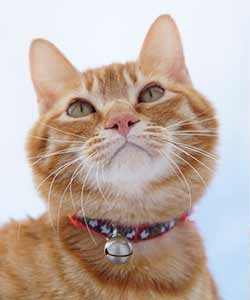
#> input picture LiaoXuefeng/ThridModules/Pillow/test.JPG, 250 x 300 px, found by its file name
$ python PIL_Image.py
#> lines starting #> are read from the running program, lines starting #| are printed output that depends on the picture
from PIL import Image, ImageFilter

#打开一个jpg图像，注意是当前路径:
im = Image.open('test.jpg')
#> im is the input picture: PIL image 250x300 RGB; mean R, G, B 192.7, 175.5, 166.4
#获得图像尺寸：
w, h = im.size
#> w = 250; h = 300
print('Original image size: %sx%s' % (w, h))
#| Original image size: 250x300
#缩放到50%:
im.thumbnail((w//2, h//2))
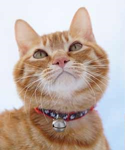
#> im: PIL image 125x150 RGB; mean R, G, B 192.7, 175.5, 166.4
print('Resize image to: %sx%s' %(w//2, h//2))
#| Resize image to: 125x150
#把缩放后的图像用jpeg格式保存:
im.save('thumbail.jpg', 'jpeg')
#应用模糊滤镜:
im2 = im.filter(ImageFilter.BLUR)
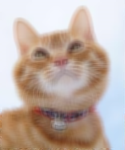
#> im2: PIL image 125x150 RGB; mean R, G, B 192.7, 175.6, 166.5
im2.save('blur.jpg', 'jpeg')
